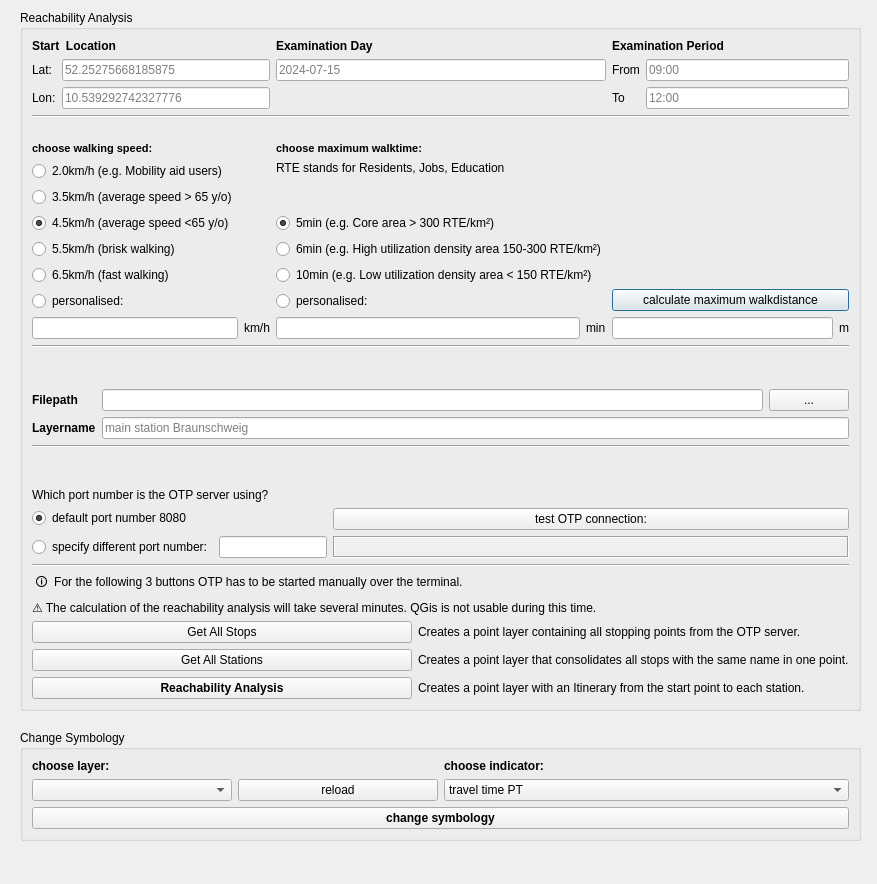
<?xml version="1.0" encoding="UTF-8"?>
<ui version="4.0" idbasedtr="true">
 <class>TransitReachabilityAnalyserDialogBase</class>
 <widget class="QDialog" name="TransitReachabilityAnalyserDialogBase">
  <property name="geometry">
   <rect>
    <x>0</x>
    <y>0</y>
    <width>877</width>
    <height>884</height>
   </rect>
  </property>
  <property name="windowTitle">
   <string>Transit Reachability Analyser</string>
  </property>
  <property name="locale">
   <locale language="English" country="UnitedKingdom"/>
  </property>
  <widget class="QGroupBox" name="groupBox_2">
   <property name="geometry">
    <rect>
     <x>20</x>
     <y>10</y>
     <width>841</width>
     <height>701</height>
    </rect>
   </property>
   <property name="title">
    <string>Reachability Analysis</string>
   </property>
   <layout class="QVBoxLayout" name="verticalLayout_12">
    <item>
     <layout class="QVBoxLayout" name="verticalLayout">
      <item>
       <layout class="QGridLayout" name="gridLayout">
        <item row="3" column="0">
         <layout class="QVBoxLayout" name="verticalLayout_5">
          <item>
           <widget class="QLabel" name="label_17">
            <property name="font">
             <font>
              <pointsize>8</pointsize>
              <weight>75</weight>
              <bold>true</bold>
             </font>
            </property>
            <property name="locale">
             <locale language="English" country="UnitedKingdom"/>
            </property>
            <property name="text">
             <string>choose walking speed:</string>
            </property>
           </widget>
          </item>
          <item>
           <widget class="QRadioButton" name="rb_2kmh">
            <property name="locale">
             <locale language="English" country="UnitedKingdom"/>
            </property>
            <property name="text">
             <string>2.0km/h (e.g. Mobility aid users)</string>
            </property>
            <attribute name="buttonGroup">
             <string notr="true">rb_group_walkspeed</string>
            </attribute>
           </widget>
          </item>
          <item>
           <widget class="QRadioButton" name="rb_3_5kmh">
            <property name="locale">
             <locale language="English" country="UnitedKingdom"/>
            </property>
            <property name="text">
             <string>3.5km/h (average speed &gt; 65 y/o)</string>
            </property>
            <attribute name="buttonGroup">
             <string notr="true">rb_group_walkspeed</string>
            </attribute>
           </widget>
          </item>
          <item>
           <widget class="QRadioButton" name="rb_4_5kmh">
            <property name="locale">
             <locale language="English" country="UnitedKingdom"/>
            </property>
            <property name="text">
             <string>4.5km/h (average speed &lt;65 y/o)</string>
            </property>
            <property name="checked">
             <bool>true</bool>
            </property>
            <attribute name="buttonGroup">
             <string notr="true">rb_group_walkspeed</string>
            </attribute>
           </widget>
          </item>
          <item>
           <widget class="QRadioButton" name="rb_5_5kmh">
            <property name="locale">
             <locale language="English" country="UnitedKingdom"/>
            </property>
            <property name="text">
             <string>5.5km/h (brisk walking)</string>
            </property>
            <attribute name="buttonGroup">
             <string notr="true">rb_group_walkspeed</string>
            </attribute>
           </widget>
          </item>
          <item>
           <widget class="QRadioButton" name="rb_6_5kmh">
            <property name="locale">
             <locale language="English" country="UnitedKingdom"/>
            </property>
            <property name="text">
             <string>6.5km/h (fast walking)</string>
            </property>
            <attribute name="buttonGroup">
             <string notr="true">rb_group_walkspeed</string>
            </attribute>
           </widget>
          </item>
          <item>
           <widget class="QRadioButton" name="rb_personalised_speed">
            <property name="locale">
             <locale language="English" country="UnitedKingdom"/>
            </property>
            <property name="text">
             <string>personalised:</string>
            </property>
            <attribute name="buttonGroup">
             <string notr="true">rb_group_walkspeed</string>
            </attribute>
           </widget>
          </item>
          <item>
           <layout class="QHBoxLayout" name="horizontalLayout_4">
            <item>
             <widget class="QLineEdit" name="le_personalized_tempo">
              <property name="locale">
               <locale language="English" country="UnitedKingdom"/>
              </property>
             </widget>
            </item>
            <item>
             <widget class="QLabel" name="label_15">
              <property name="locale">
               <locale language="English" country="UnitedKingdom"/>
              </property>
              <property name="text">
               <string>km/h</string>
              </property>
             </widget>
            </item>
           </layout>
          </item>
         </layout>
        </item>
        <item row="0" column="2">
         <layout class="QVBoxLayout" name="verticalLayout_9">
          <item>
           <widget class="QLabel" name="label_3">
            <property name="enabled">
             <bool>true</bool>
            </property>
            <property name="font">
             <font>
              <weight>75</weight>
              <bold>true</bold>
             </font>
            </property>
            <property name="locale">
             <locale language="English" country="UnitedKingdom"/>
            </property>
            <property name="text">
             <string>Examination Period</string>
            </property>
           </widget>
          </item>
          <item>
           <layout class="QFormLayout" name="formLayout_2">
            <item row="0" column="0">
             <widget class="QLabel" name="label_12">
              <property name="locale">
               <locale language="English" country="UnitedKingdom"/>
              </property>
              <property name="text">
               <string>From</string>
              </property>
             </widget>
            </item>
            <item row="1" column="0">
             <widget class="QLabel" name="label_13">
              <property name="locale">
               <locale language="English" country="UnitedKingdom"/>
              </property>
              <property name="text">
               <string>To</string>
              </property>
             </widget>
            </item>
            <item row="1" column="1">
             <widget class="QLineEdit" name="le_time_end">
              <property name="locale">
               <locale language="English" country="UnitedKingdom"/>
              </property>
              <property name="text">
               <string/>
              </property>
              <property name="placeholderText">
               <string>12:00</string>
              </property>
             </widget>
            </item>
            <item row="0" column="1">
             <widget class="QLineEdit" name="le_time_start">
              <property name="locale">
               <locale language="English" country="UnitedKingdom"/>
              </property>
              <property name="text">
               <string/>
              </property>
              <property name="placeholderText">
               <string>09:00</string>
              </property>
             </widget>
            </item>
           </layout>
          </item>
         </layout>
        </item>
        <item row="3" column="1">
         <layout class="QVBoxLayout" name="verticalLayout_6">
          <item>
           <widget class="QLabel" name="label_18">
            <property name="font">
             <font>
              <pointsize>8</pointsize>
              <weight>75</weight>
              <bold>true</bold>
             </font>
            </property>
            <property name="locale">
             <locale language="English" country="UnitedKingdom"/>
            </property>
            <property name="text">
             <string>choose maximum walktime:</string>
            </property>
           </widget>
          </item>
          <item>
           <widget class="QLabel" name="label_19">
            <property name="locale">
             <locale language="English" country="UnitedKingdom"/>
            </property>
            <property name="text">
             <string>RTE stands for Residents, Jobs, Education</string>
            </property>
           </widget>
          </item>
          <item>
           <spacer name="verticalSpacer">
            <property name="locale">
             <locale language="English" country="UnitedKingdom"/>
            </property>
            <property name="orientation">
             <enum>Qt::Vertical</enum>
            </property>
            <property name="sizeHint" stdset="0">
             <size>
              <width>20</width>
              <height>13</height>
             </size>
            </property>
           </spacer>
          </item>
          <item>
           <widget class="QRadioButton" name="rb_5min">
            <property name="locale">
             <locale language="English" country="UnitedKingdom"/>
            </property>
            <property name="text">
             <string>5min (e.g. Core area &gt; 300 RTE/km²)</string>
            </property>
            <property name="checked">
             <bool>true</bool>
            </property>
            <attribute name="buttonGroup">
             <string notr="true">rb_group_walktime</string>
            </attribute>
           </widget>
          </item>
          <item>
           <widget class="QRadioButton" name="rb_6min">
            <property name="locale">
             <locale language="English" country="UnitedKingdom"/>
            </property>
            <property name="text">
             <string>6min (e.g. High utilization density area 150-300 RTE/km²)</string>
            </property>
            <attribute name="buttonGroup">
             <string notr="true">rb_group_walktime</string>
            </attribute>
           </widget>
          </item>
          <item>
           <widget class="QRadioButton" name="rb_10min">
            <property name="locale">
             <locale language="English" country="UnitedKingdom"/>
            </property>
            <property name="text">
             <string>10min (e.g. Low utilization density area &lt; 150 RTE/km²)</string>
            </property>
            <attribute name="buttonGroup">
             <string notr="true">rb_group_walktime</string>
            </attribute>
           </widget>
          </item>
          <item>
           <widget class="QRadioButton" name="rb_personalised_walktime">
            <property name="locale">
             <locale language="English" country="UnitedKingdom"/>
            </property>
            <property name="text">
             <string>personalised:</string>
            </property>
            <attribute name="buttonGroup">
             <string notr="true">rb_group_walktime</string>
            </attribute>
           </widget>
          </item>
          <item>
           <layout class="QHBoxLayout" name="horizontalLayout_10">
            <item>
             <widget class="QLineEdit" name="le_max_walking_time">
              <property name="locale">
               <locale language="English" country="UnitedKingdom"/>
              </property>
             </widget>
            </item>
            <item>
             <widget class="QLabel" name="label_16">
              <property name="locale">
               <locale language="English" country="UnitedKingdom"/>
              </property>
              <property name="text">
               <string>min</string>
              </property>
             </widget>
            </item>
           </layout>
          </item>
         </layout>
        </item>
        <item row="0" column="1">
         <layout class="QVBoxLayout" name="verticalLayout_8">
          <item>
           <widget class="QLabel" name="label_5">
            <property name="font">
             <font>
              <weight>75</weight>
              <bold>true</bold>
             </font>
            </property>
            <property name="locale">
             <locale language="English" country="UnitedKingdom"/>
            </property>
            <property name="text">
             <string>Examination Day</string>
            </property>
           </widget>
          </item>
          <item>
           <layout class="QVBoxLayout" name="verticalLayout_2">
            <item>
             <widget class="QLineEdit" name="le_date">
              <property name="locale">
               <locale language="English" country="UnitedKingdom"/>
              </property>
              <property name="text">
               <string/>
              </property>
              <property name="placeholderText">
               <string>2024-07-15</string>
              </property>
             </widget>
            </item>
            <item>
             <spacer name="verticalSpacer_3">
              <property name="locale">
               <locale language="English" country="UnitedKingdom"/>
              </property>
              <property name="orientation">
               <enum>Qt::Vertical</enum>
              </property>
              <property name="sizeHint" stdset="0">
               <size>
                <width>20</width>
                <height>18</height>
               </size>
              </property>
             </spacer>
            </item>
           </layout>
          </item>
         </layout>
        </item>
        <item row="3" column="2">
         <layout class="QVBoxLayout" name="verticalLayout_7">
          <item>
           <spacer name="verticalSpacer_2">
            <property name="locale">
             <locale language="English" country="UnitedKingdom"/>
            </property>
            <property name="orientation">
             <enum>Qt::Vertical</enum>
            </property>
            <property name="sizeHint" stdset="0">
             <size>
              <width>20</width>
              <height>78</height>
             </size>
            </property>
           </spacer>
          </item>
          <item>
           <widget class="QPushButton" name="pb_calculate_walk_distance">
            <property name="locale">
             <locale language="English" country="UnitedKingdom"/>
            </property>
            <property name="text">
             <string>calculate maximum walkdistance</string>
            </property>
           </widget>
          </item>
          <item>
           <layout class="QHBoxLayout" name="horizontalLayout_11">
            <item>
             <widget class="QLineEdit" name="le_max_walk_distance">
              <property name="enabled">
               <bool>true</bool>
              </property>
              <property name="locale">
               <locale language="English" country="UnitedKingdom"/>
              </property>
              <property name="readOnly">
               <bool>true</bool>
              </property>
             </widget>
            </item>
            <item>
             <widget class="QLabel" name="label_21">
              <property name="locale">
               <locale language="English" country="UnitedKingdom"/>
              </property>
              <property name="text">
               <string>m</string>
              </property>
             </widget>
            </item>
           </layout>
          </item>
         </layout>
        </item>
        <item row="0" column="0">
         <layout class="QVBoxLayout" name="verticalLayout_13">
          <item>
           <widget class="QLabel" name="label">
            <property name="font">
             <font>
              <weight>75</weight>
              <bold>true</bold>
             </font>
            </property>
            <property name="locale">
             <locale language="English" country="UnitedKingdom"/>
            </property>
            <property name="text">
             <string>Start  Location</string>
            </property>
           </widget>
          </item>
          <item>
           <layout class="QFormLayout" name="formLayout">
            <item row="0" column="0">
             <widget class="QLabel" name="label_7">
              <property name="locale">
               <locale language="English" country="UnitedKingdom"/>
              </property>
              <property name="text">
               <string>Lat:</string>
              </property>
             </widget>
            </item>
            <item row="0" column="1">
             <widget class="QLineEdit" name="le_lat_of_start_end">
              <property name="locale">
               <locale language="English" country="UnitedKingdom"/>
              </property>
              <property name="text">
               <string/>
              </property>
              <property name="placeholderText">
               <string>52.25275668185875</string>
              </property>
             </widget>
            </item>
            <item row="1" column="0">
             <widget class="QLabel" name="label_8">
              <property name="locale">
               <locale language="English" country="UnitedKingdom"/>
              </property>
              <property name="text">
               <string>Lon:</string>
              </property>
             </widget>
            </item>
            <item row="1" column="1">
             <widget class="QLineEdit" name="le_lon_of_start_end">
              <property name="locale">
               <locale language="English" country="UnitedKingdom"/>
              </property>
              <property name="text">
               <string/>
              </property>
              <property name="placeholderText">
               <string>10.539292742327776</string>
              </property>
             </widget>
            </item>
           </layout>
          </item>
         </layout>
        </item>
        <item row="2" column="0" colspan="3">
         <spacer name="verticalSpacer_4">
          <property name="locale">
           <locale language="English" country="UnitedKingdom"/>
          </property>
          <property name="orientation">
           <enum>Qt::Vertical</enum>
          </property>
          <property name="sizeHint" stdset="0">
           <size>
            <width>598</width>
            <height>18</height>
           </size>
          </property>
         </spacer>
        </item>
        <item row="1" column="0" colspan="3">
         <widget class="Line" name="line">
          <property name="locale">
           <locale language="English" country="UnitedKingdom"/>
          </property>
          <property name="orientation">
           <enum>Qt::Horizontal</enum>
          </property>
         </widget>
        </item>
       </layout>
      </item>
      <item>
       <widget class="Line" name="line_2">
        <property name="locale">
         <locale language="English" country="UnitedKingdom"/>
        </property>
        <property name="orientation">
         <enum>Qt::Horizontal</enum>
        </property>
       </widget>
      </item>
      <item>
       <spacer name="verticalSpacer_5">
        <property name="locale">
         <locale language="English" country="UnitedKingdom"/>
        </property>
        <property name="orientation">
         <enum>Qt::Vertical</enum>
        </property>
        <property name="sizeHint" stdset="0">
         <size>
          <width>598</width>
          <height>18</height>
         </size>
        </property>
       </spacer>
      </item>
      <item>
       <layout class="QFormLayout" name="formLayout_3">
        <item row="0" column="0">
         <widget class="QLabel" name="label_10">
          <property name="font">
           <font>
            <weight>75</weight>
            <bold>true</bold>
           </font>
          </property>
          <property name="locale">
           <locale language="English" country="UnitedKingdom"/>
          </property>
          <property name="text">
           <string>Filepath</string>
          </property>
         </widget>
        </item>
        <item row="0" column="1">
         <layout class="QHBoxLayout" name="horizontalLayout_5">
          <item>
           <widget class="QLineEdit" name="le_filepath_itineraries">
            <property name="locale">
             <locale language="English" country="UnitedKingdom"/>
            </property>
           </widget>
          </item>
          <item>
           <widget class="QPushButton" name="pb_open_explorer_itineraries">
            <property name="locale">
             <locale language="English" country="UnitedKingdom"/>
            </property>
            <property name="text">
             <string>...</string>
            </property>
           </widget>
          </item>
         </layout>
        </item>
        <item row="1" column="0">
         <widget class="QLabel" name="label_9">
          <property name="font">
           <font>
            <weight>75</weight>
            <bold>true</bold>
           </font>
          </property>
          <property name="locale">
           <locale language="English" country="UnitedKingdom"/>
          </property>
          <property name="text">
           <string>Layername</string>
          </property>
         </widget>
        </item>
        <item row="1" column="1">
         <widget class="QLineEdit" name="le_layer_name">
          <property name="locale">
           <locale language="English" country="UnitedKingdom"/>
          </property>
          <property name="text">
           <string/>
          </property>
          <property name="placeholderText">
           <string>main station Braunschweig</string>
          </property>
         </widget>
        </item>
       </layout>
      </item>
      <item>
       <widget class="Line" name="line_3">
        <property name="locale">
         <locale language="English" country="UnitedKingdom"/>
        </property>
        <property name="orientation">
         <enum>Qt::Horizontal</enum>
        </property>
       </widget>
      </item>
      <item>
       <spacer name="verticalSpacer_6">
        <property name="locale">
         <locale language="English" country="UnitedKingdom"/>
        </property>
        <property name="orientation">
         <enum>Qt::Vertical</enum>
        </property>
        <property name="sizeHint" stdset="0">
         <size>
          <width>598</width>
          <height>18</height>
         </size>
        </property>
       </spacer>
      </item>
      <item>
       <layout class="QFormLayout" name="formLayout_4">
        <item row="0" column="0">
         <widget class="QLabel" name="label_2">
          <property name="locale">
           <locale language="English" country="UnitedKingdom"/>
          </property>
          <property name="text">
           <string>Which port number is the OTP server using?</string>
          </property>
         </widget>
        </item>
        <item row="1" column="0">
         <widget class="QRadioButton" name="rb_otp_manually_started_8080">
          <property name="enabled">
           <bool>true</bool>
          </property>
          <property name="autoFillBackground">
           <bool>false</bool>
          </property>
          <property name="locale">
           <locale language="English" country="UnitedKingdom"/>
          </property>
          <property name="text">
           <string>default port number 8080</string>
          </property>
          <property name="checked">
           <bool>true</bool>
          </property>
          <attribute name="buttonGroup">
           <string notr="true">rb_group_otp_server</string>
          </attribute>
         </widget>
        </item>
        <item row="1" column="1">
         <widget class="QPushButton" name="pb_start_check_OTP">
          <property name="locale">
           <locale language="English" country="UnitedKingdom"/>
          </property>
          <property name="text">
           <string>test OTP connection:</string>
          </property>
         </widget>
        </item>
        <item row="2" column="0">
         <layout class="QHBoxLayout" name="horizontalLayout_8">
          <item>
           <widget class="QRadioButton" name="rb_otp_manually_started_changed_port">
            <property name="locale">
             <locale language="English" country="UnitedKingdom"/>
            </property>
            <property name="text">
             <string>specify different port number:</string>
            </property>
            <attribute name="buttonGroup">
             <string notr="true">rb_group_otp_server</string>
            </attribute>
           </widget>
          </item>
          <item>
           <widget class="QLineEdit" name="le_port_number">
            <property name="locale">
             <locale language="English" country="UnitedKingdom"/>
            </property>
            <property name="maxLength">
             <number>4</number>
            </property>
           </widget>
          </item>
         </layout>
        </item>
        <item row="2" column="1">
         <widget class="QLabel" name="l_otp_connection_test">
          <property name="autoFillBackground">
           <bool>true</bool>
          </property>
          <property name="locale">
           <locale language="English" country="UnitedKingdom"/>
          </property>
          <property name="frameShape">
           <enum>QFrame::Box</enum>
          </property>
          <property name="frameShadow">
           <enum>QFrame::Sunken</enum>
          </property>
          <property name="text">
           <string/>
          </property>
          <property name="alignment">
           <set>Qt::AlignCenter</set>
          </property>
         </widget>
        </item>
       </layout>
      </item>
      <item>
       <widget class="Line" name="line_4">
        <property name="locale">
         <locale language="English" country="UnitedKingdom"/>
        </property>
        <property name="orientation">
         <enum>Qt::Horizontal</enum>
        </property>
       </widget>
      </item>
     </layout>
    </item>
    <item>
     <layout class="QVBoxLayout" name="verticalLayout_4">
      <item>
       <widget class="QLabel" name="label_22">
        <property name="text">
         <string> 🛈  For the following 3 buttons OTP has to be started manually over the terminal. </string>
        </property>
       </widget>
      </item>
      <item>
       <widget class="QLabel" name="label_23">
        <property name="text">
         <string>⚠ The calculation of the reachability analysis will take several minutes. QGis is not usable during this time.</string>
        </property>
       </widget>
      </item>
      <item>
       <layout class="QHBoxLayout" name="horizontalLayout">
        <item>
         <layout class="QVBoxLayout" name="verticalLayout_10">
          <item>
           <widget class="QPushButton" name="pb_get_stops_from_otp">
            <property name="locale">
             <locale language="English" country="UnitedKingdom"/>
            </property>
            <property name="text">
             <string>Get All Stops</string>
            </property>
           </widget>
          </item>
          <item>
           <widget class="QPushButton" name="pb_get_stations_from_otp">
            <property name="locale">
             <locale language="English" country="UnitedKingdom"/>
            </property>
            <property name="text">
             <string>Get All Stations</string>
            </property>
           </widget>
          </item>
          <item>
           <widget class="QPushButton" name="pb_start_to_all_stations">
            <property name="font">
             <font>
              <weight>75</weight>
              <bold>true</bold>
             </font>
            </property>
            <property name="locale">
             <locale language="English" country="UnitedKingdom"/>
            </property>
            <property name="text">
             <string>Reachability Analysis</string>
            </property>
           </widget>
          </item>
         </layout>
        </item>
        <item>
         <layout class="QVBoxLayout" name="verticalLayout_11">
          <item>
           <widget class="QLabel" name="label_14">
            <property name="locale">
             <locale language="English" country="UnitedKingdom"/>
            </property>
            <property name="text">
             <string>Creates a point layer containing all stopping points from the OTP server.</string>
            </property>
           </widget>
          </item>
          <item>
           <widget class="QLabel" name="label_4">
            <property name="locale">
             <locale language="English" country="UnitedKingdom"/>
            </property>
            <property name="text">
             <string>Creates a point layer that consolidates all stops with the same name in one point.</string>
            </property>
           </widget>
          </item>
          <item>
           <widget class="QLabel" name="label_20">
            <property name="locale">
             <locale language="English" country="UnitedKingdom"/>
            </property>
            <property name="text">
             <string>Creates a point layer with an Itinerary from the start point to each station.</string>
            </property>
           </widget>
          </item>
         </layout>
        </item>
       </layout>
      </item>
     </layout>
    </item>
   </layout>
  </widget>
  <widget class="QGroupBox" name="groupBox">
   <property name="geometry">
    <rect>
     <x>20</x>
     <y>730</y>
     <width>841</width>
     <height>111</height>
    </rect>
   </property>
   <property name="title">
    <string>Change Symbology</string>
   </property>
   <layout class="QGridLayout" name="gridLayout_3">
    <item row="0" column="0">
     <layout class="QVBoxLayout" name="verticalLayout_15">
      <item>
       <layout class="QHBoxLayout" name="horizontalLayout_6">
        <item>
         <layout class="QVBoxLayout" name="verticalLayout_14">
          <item>
           <widget class="QLabel" name="label_11">
            <property name="font">
             <font>
              <weight>75</weight>
              <bold>true</bold>
             </font>
            </property>
            <property name="locale">
             <locale language="English" country="UnitedKingdom"/>
            </property>
            <property name="text">
             <string>choose layer:</string>
            </property>
           </widget>
          </item>
          <item>
           <layout class="QHBoxLayout" name="horizontalLayout_3">
            <item>
             <widget class="QComboBox" name="cb_layer_symbology">
              <property name="locale">
               <locale language="English" country="UnitedKingdom"/>
              </property>
             </widget>
            </item>
            <item>
             <widget class="QPushButton" name="pb_reload_layer_cb">
              <property name="locale">
               <locale language="English" country="UnitedKingdom"/>
              </property>
              <property name="text">
               <string>reload</string>
              </property>
             </widget>
            </item>
           </layout>
          </item>
         </layout>
        </item>
        <item>
         <layout class="QVBoxLayout" name="verticalLayout_3">
          <item>
           <widget class="QLabel" name="label_6">
            <property name="font">
             <font>
              <weight>75</weight>
              <bold>true</bold>
             </font>
            </property>
            <property name="locale">
             <locale language="English" country="UnitedKingdom"/>
            </property>
            <property name="text">
             <string>choose indicator:</string>
            </property>
           </widget>
          </item>
          <item>
           <layout class="QHBoxLayout" name="horizontalLayout_2">
            <item>
             <widget class="QComboBox" name="cb_symbology_theme">
              <property name="locale">
               <locale language="English" country="UnitedKingdom"/>
              </property>
              <item>
               <property name="text">
                <string>travel time PT</string>
               </property>
              </item>
              <item>
               <property name="text">
                <string>travel time ratio PT/CAR</string>
               </property>
              </item>
              <item>
               <property name="text">
                <string>frequency</string>
               </property>
              </item>
              <item>
               <property name="text">
                <string>walktime</string>
               </property>
              </item>
              <item>
               <property name="text">
                <string>walkdistance</string>
               </property>
              </item>
              <item>
               <property name="text">
                <string comment="transfers">transfer frequency</string>
               </property>
              </item>
             </widget>
            </item>
           </layout>
          </item>
         </layout>
        </item>
       </layout>
      </item>
      <item>
       <widget class="QPushButton" name="pb_set_symbology">
        <property name="font">
         <font>
          <weight>75</weight>
          <bold>true</bold>
         </font>
        </property>
        <property name="locale">
         <locale language="English" country="UnitedKingdom"/>
        </property>
        <property name="text">
         <string>change symbology</string>
        </property>
       </widget>
      </item>
     </layout>
    </item>
   </layout>
  </widget>
 </widget>
 <resources/>
 <connections/>
 <buttongroups>
  <buttongroup name="rb_group_walktime"/>
  <buttongroup name="rb_group_otp_server"/>
  <buttongroup name="rb_group_walkspeed"/>
 </buttongroups>
</ui>
